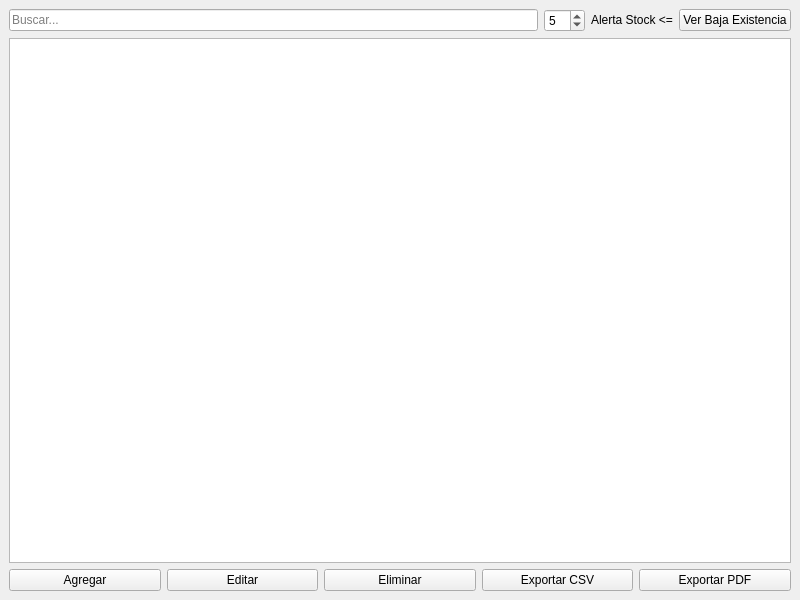
<?xml version="1.0" encoding="UTF-8"?>
<ui version="4.0">
 <class>MainWindow</class>            
 <widget class="QMainWindow" name="MainWindow">
  <property name="geometry">
   <rect>
    <x>0</x>                          
    <y>0</y>                          
    <width>800</width>                
    <height>600</height>              
   </rect>
  </property>
  <widget class="QWidget" name="centralwidget">
   <layout class="QVBoxLayout" name="verticalLayout">
    
    <item>
     <layout class="QHBoxLayout" name="horizontalLayoutTop">
      <item>
       <widget class="QLineEdit" name="searchLineEdit">
        <property name="placeholderText">
         <string>Buscar...</string>
        </property>
       </widget>
      </item>
      <item>
       <widget class="QSpinBox" name="lowStockSpinBox">
        <property name="minimum">
         <number>0</number>
        </property>
        <property name="value">
         <number>5</number>
        </property>
       </widget>
      </item>
      <item>
       <widget class="QLabel" name="lowStockLabel">
        <property name="text">
         <string>Alerta Stock &lt;=</string>
        </property>
       </widget>
      </item>
      <item>
       <widget class="QPushButton" name="checkLowStockButton">
        <property name="text">
         <string>Ver Baja Existencia</string>
        </property>
       </widget>
      </item>
     </layout>
    </item>
    
    <item>
     <widget class="QTableView" name="componentsTableView"/>
    </item>
    
    <item>
     <layout class="QHBoxLayout" name="horizontalLayoutBottom">
      <item>
       <widget class="QPushButton" name="addButton">
        <property name="text">
         <string>Agregar</string>
        </property>
       </widget>
      </item>
      <item>
       <widget class="QPushButton" name="editButton">
        <property name="text">
         <string>Editar</string>
        </property>
       </widget>
      </item>
      <item>
       <widget class="QPushButton" name="deleteButton">
        <property name="text">
         <string>Eliminar</string>
        </property>
       </widget>
      </item>
      <item>
       <widget class="QPushButton" name="exportCSVButton">
        <property name="text">
         <string>Exportar CSV</string>
        </property>
       </widget>
      </item>
      <item>
       <widget class="QPushButton" name="exportPDFButton">
        <property name="text">
         <string>Exportar PDF</string>
        </property>
       </widget>
      </item>
     </layout>
    </item>
    
   </layout>
  </widget>
 </widget>
 <resources/>
 <connections/>
</ui>
